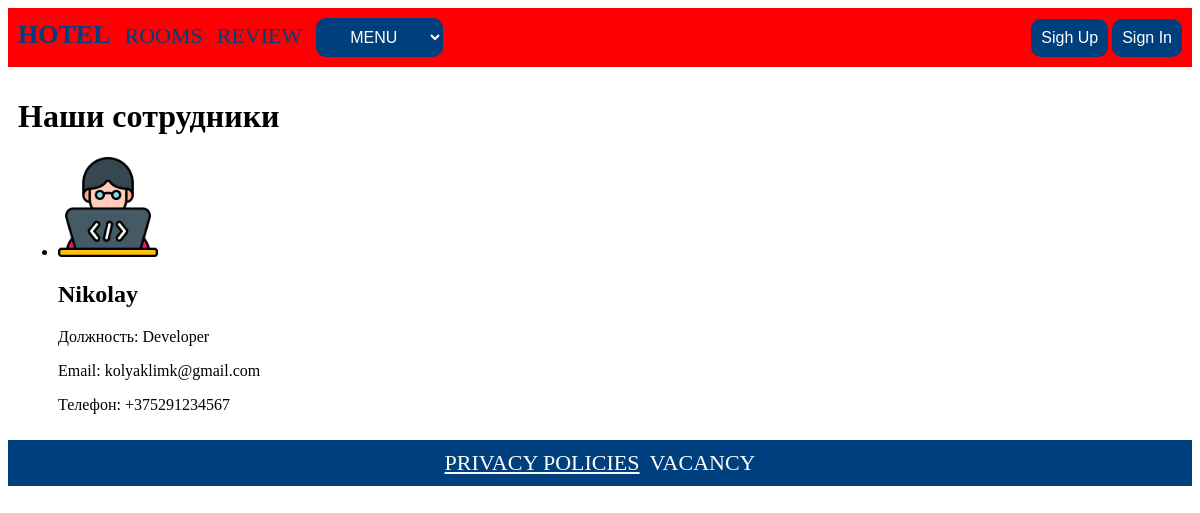
The page /employee/ on the database as committed earlier.
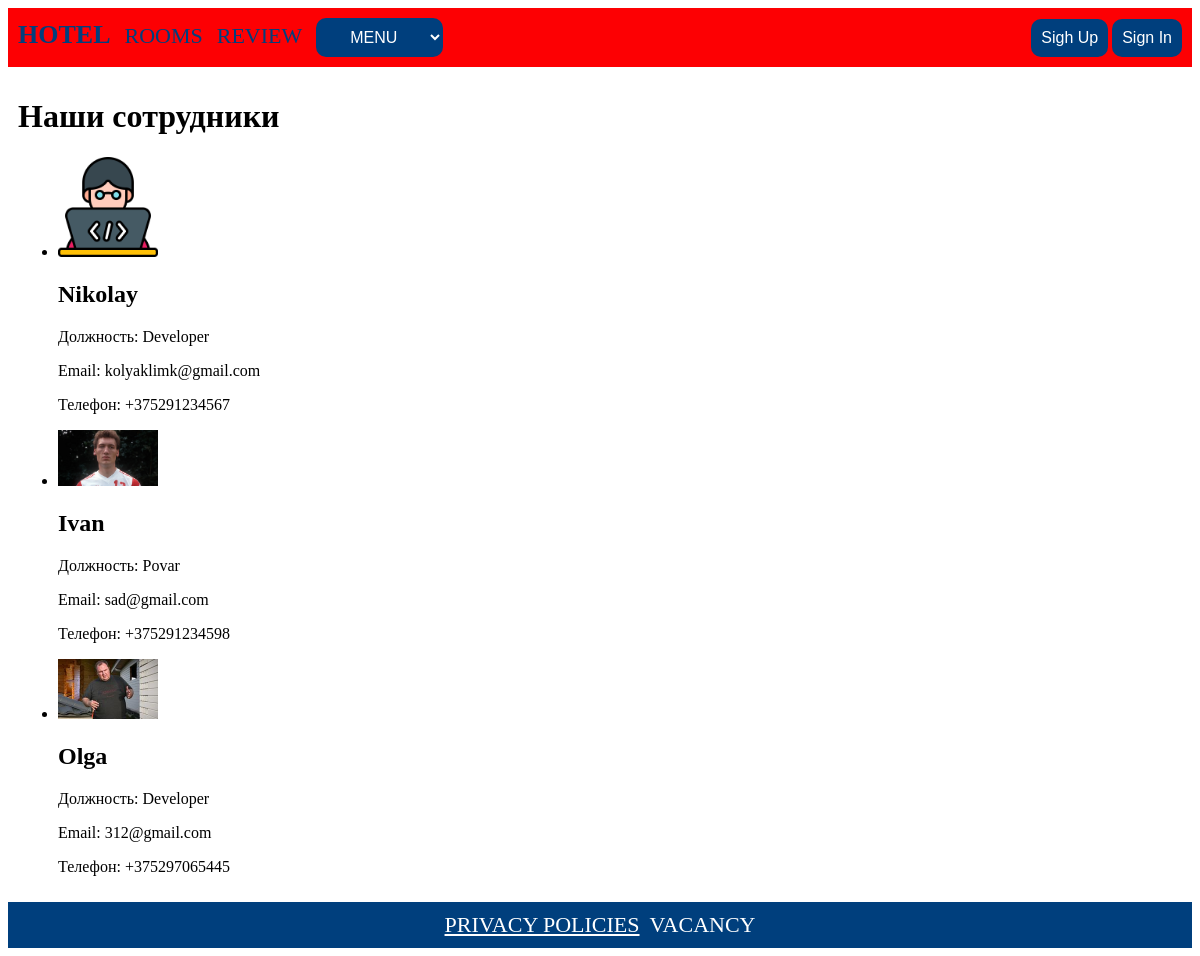
The same page on the database as committed later.
### employee/models.py (models this page shows, shortened)
class Employee(models.Model):
    name = models.CharField(max_length=100)
    position = models.CharField(max_length=200)
    email = models.EmailField()
    phone = models.CharField(max_length=30)
    photo = models.ImageField(upload_to='static/employees/')

### employee/views.py (the view)
# urls.py: path('', views.contacts, name='home'),
def contacts(request):
    employees = Employee.objects.all()
    context = {'employees': employees}
    return render(request, 'employee.html', context)

### employee/templates/employee.html (shortened to what this page needs)
{% extends 'hotel/base_hotel.html' %}
{% block content %}
<h1>Наши сотрудники</h1>
<ul>
    {% for employee in employees %}
    <li>
        <img src="{{ employee.photo.url }}" alt="{{ employee.name }}" width="100">
        <h2>{{ employee.name }}</h2>
        <p>Должность: {{ employee.position }}</p>
        <p>Email: {{ employee.email }}</p>
        <p>Телефон: {{ employee.phone }}</p>
    </li>
    {% endfor %}
</ul>
{% endblock %}

### hotel/templates/hotel/base_hotel.html (shortened to what this page needs)
<!DOCTYPE html>
<html>
<head>
    <link rel="stylesheet" type="text/css" href="/static/css/my1.css">
</head>
<body>
<header>
    <div class="header">
        <div>
            <label class="text1" onclick="window.location.href='{%url 'main:home' %}';">HOTEL</label>
            <label style="margin: 0px 10px 0px 10px" class="text2"
                   onclick="window.location.href='{%url 'hotel:hotel_list' 0 %}';">ROOMS</label>
            <label style="margin: 0px 10px 0px 0px" class="text2"
                   onclick="window.location.href='{%url 'review:home' %}';">REVIEW</label>
            <select class="button1" onchange="window.location.href=this.value;">
                <option value="" selected disabled>MENU</option>
            </select>
        </div>
        {% if user.is_authenticated %}
        <div>
            <label class="text1">{{user.username}}</label>
            <button class="button1" onclick="location.href='{%url 'auth_user:logout' %}'">Sign Out</button>
        </div>
        {% else %}
        <div>
            <button class="button1" onclick="location.href='{%url 'auth_user:register' %}'">Sigh Up</button>
            <button class="button1" onclick="location.href='{%url 'auth_user:login' %}'">Sign In</button>
        </div>
        {% endif %}
    </div>
</header>
<div style="padding: 10px;">
    {% block content %}
    {% endblock %}
</div>
<footer>
    <div class="footer">
        <a style="margin: 0px 10px 0px 0px" class="text3" href="/static/policy/policy.pdf"
           download="Privacy_Policies.pdf">PRIVACY POLICIES</a>
        <label class="text3" onclick="window.location.href='{%url 'vacancy:home' %}';">VACANCY</label>
    </div>
</footer>
</body>
</html>

### static/css/my1.css (style rules this page uses)
.header { display: flex; justify-content: space-between; align-items: center; background-color: #fd0003; padding: 10px; spacing: 10px; }
.footer { display: flex; justify-content: center; align-items: center; background-color: #003f7d; padding: 10px; spacing: 10px; }
.text1 { font-size: 26px; font-weight: bold; cursor: pointer; color: #003f7d; }
.text2 { font-size: 22px; font-weight: normal; cursor: pointer; color: #003f7d; }
.text3 { font-size: 22px; font-weight: normal; cursor: pointer; color: white; }
.button1 { background-color: #003f7d; color: white; border: none; padding: 10px 10px; text-align: center; text-decoration: none; display: inline-block; font-size: 16px; cursor: pointer; border-radius: 10px; }

Rows that differ between the two databases and show on the page:
added Employee: photo (picture), name "Ivan", position "Povar", email "sad@gmail.com", phone "+375291234598"
added Employee: photo (picture), name "Olga", position "Developer", email "312@gmail.com", phone "+375297065445"
